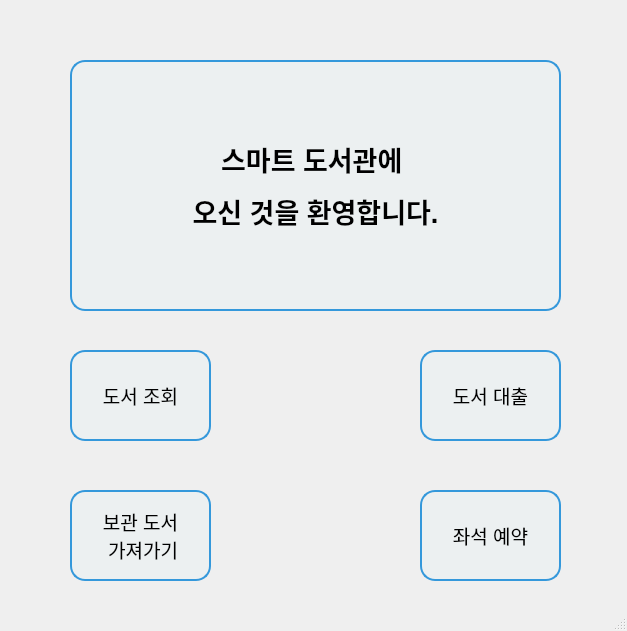
<?xml version="1.0" encoding="UTF-8"?>
<ui version="4.0">
 <class>InfoDeskMain</class>
 <widget class="QMainWindow" name="InfoDeskMain">
  <property name="geometry">
   <rect>
    <x>0</x>
    <y>0</y>
    <width>627</width>
    <height>631</height>
   </rect>
  </property>
  <property name="windowTitle">
   <string>InfoDeskMain</string>
  </property>
  <widget class="QWidget" name="centralwidget">
   <widget class="QPushButton" name="book_search_btn">
    <property name="geometry">
     <rect>
      <x>70</x>
      <y>350</y>
      <width>141</width>
      <height>91</height>
     </rect>
    </property>
    <property name="styleSheet">
     <string notr="true">border: 2px solid #3498db;
border-radius: 15px;
padding: 10px;
background-color: #ecf0f1;
font-size: 14pt;
</string>
    </property>
    <property name="text">
     <string>도서 조회</string>
    </property>
   </widget>
   <widget class="QPushButton" name="loan_books_btn">
    <property name="geometry">
     <rect>
      <x>420</x>
      <y>350</y>
      <width>141</width>
      <height>91</height>
     </rect>
    </property>
    <property name="styleSheet">
     <string notr="true">border: 2px solid #3498db;
border-radius: 15px;
padding: 10px;
background-color: #ecf0f1;
font-size: 14pt;
</string>
    </property>
    <property name="text">
     <string>도서 대출</string>
    </property>
   </widget>
   <widget class="QPushButton" name="book_pickup_btn">
    <property name="geometry">
     <rect>
      <x>70</x>
      <y>490</y>
      <width>141</width>
      <height>91</height>
     </rect>
    </property>
    <property name="styleSheet">
     <string notr="true">border: 2px solid #3498db;
border-radius: 15px;
padding: 10px;
background-color: #ecf0f1;
font-size: 14pt;
</string>
    </property>
    <property name="text">
     <string>보관 도서 
 가져가기</string>
    </property>
   </widget>
   <widget class="QPushButton" name="seat_reservation_btn">
    <property name="geometry">
     <rect>
      <x>420</x>
      <y>490</y>
      <width>141</width>
      <height>91</height>
     </rect>
    </property>
    <property name="styleSheet">
     <string notr="true">border: 2px solid #3498db;
border-radius: 15px;
padding: 10px;
background-color: #ecf0f1;
font-size: 14pt;
</string>
    </property>
    <property name="text">
     <string>좌석 예약</string>
    </property>
   </widget>
   <widget class="QLabel" name="title_lb">
    <property name="geometry">
     <rect>
      <x>70</x>
      <y>60</y>
      <width>491</width>
      <height>251</height>
     </rect>
    </property>
    <property name="styleSheet">
     <string notr="true">border: 2px solid #3498db;
border-radius: 15px;
padding: 10px;
background-color: #ecf0f1;
font-size: 14pt;
</string>
    </property>
    <property name="text">
     <string>&lt;html&gt;&lt;head/&gt;&lt;body&gt;&lt;p align=&quot;center&quot;&gt;&lt;span style=&quot; font-size:20pt; font-weight:700;&quot;&gt;스마트 도서관에 &lt;/span&gt;&lt;/p&gt;&lt;p align=&quot;center&quot;&gt;&lt;span style=&quot; font-size:20pt; font-weight:700;&quot;&gt;오신 것을 환영합니다.&lt;/span&gt;&lt;/p&gt;&lt;/body&gt;&lt;/html&gt;</string>
    </property>
    <property name="textFormat">
     <enum>Qt::TextFormat::AutoText</enum>
    </property>
    <property name="alignment">
     <set>Qt::AlignmentFlag::AlignCenter</set>
    </property>
   </widget>
  </widget>
  <widget class="QStatusBar" name="statusbar"/>
 </widget>
 <resources/>
 <connections/>
</ui>
